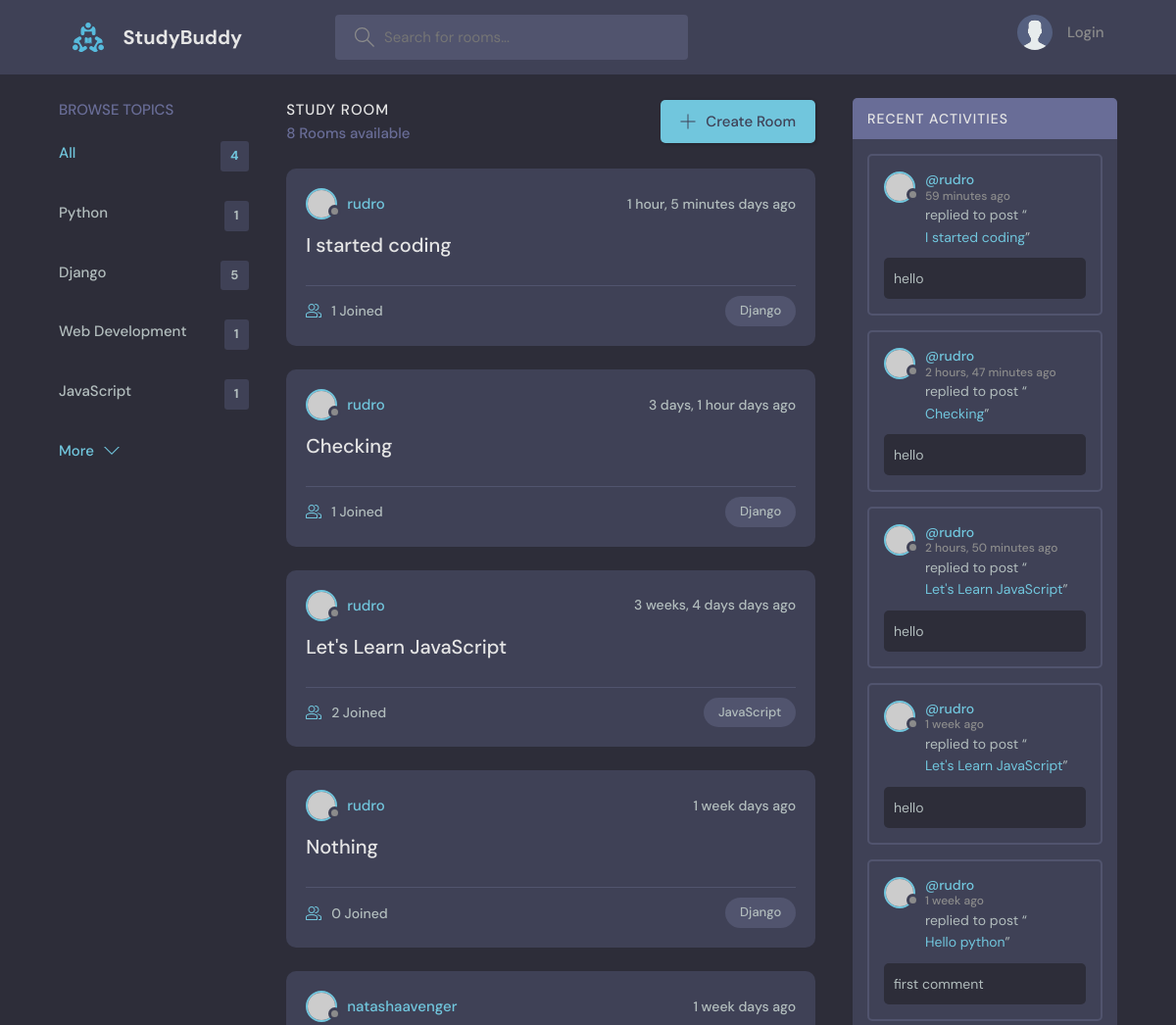
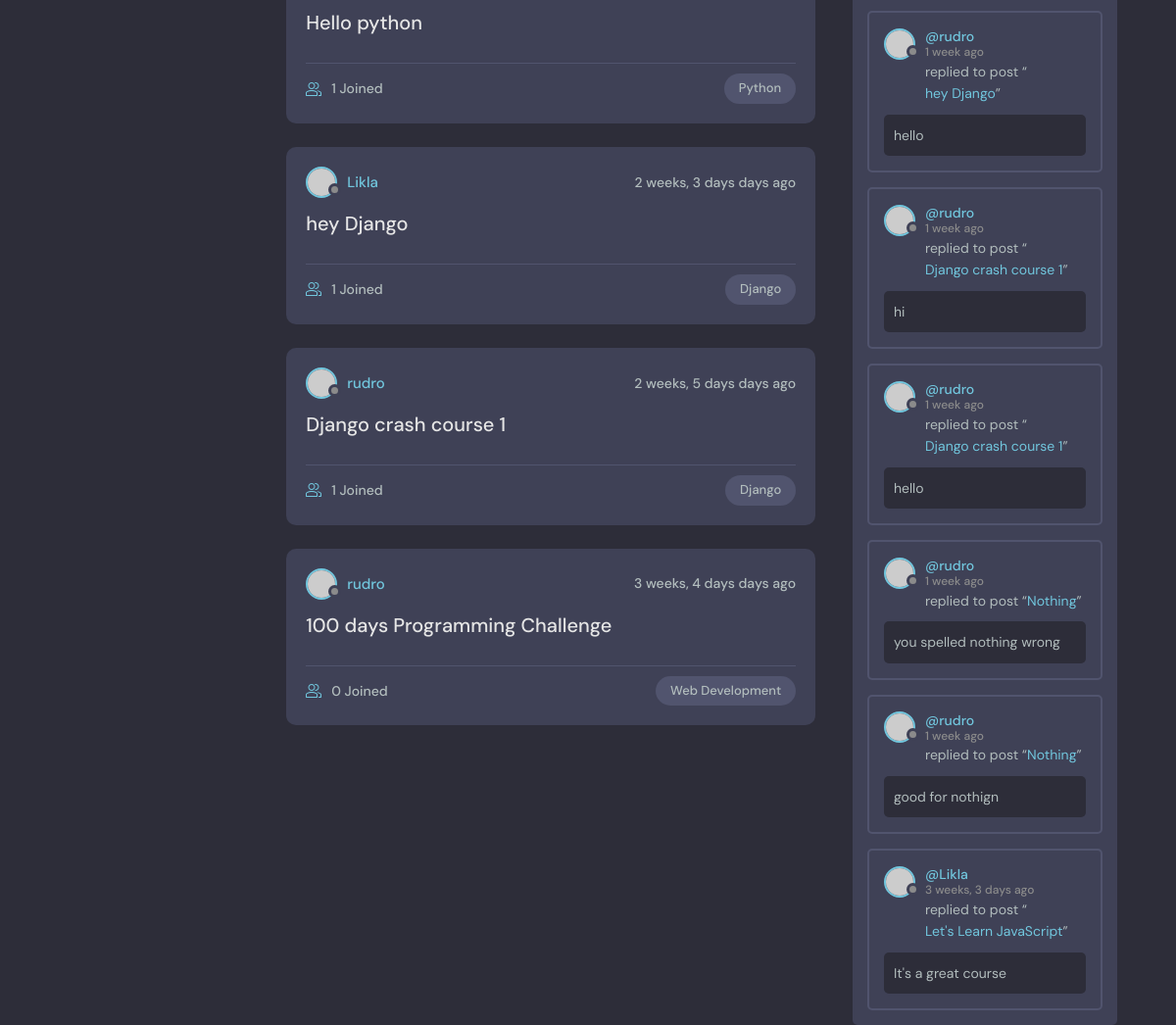
The page / on the database its author committed (2 pictures, top to bottom).
### base/models.py (models this page shows, shortened)
class Topic(models.Model):
    name = models.CharField(max_length=200)

class Room(models.Model):
    host = models.ForeignKey(User, on_delete=models.SET_NULL, null=True)
    topic = models.ForeignKey(Topic, on_delete=models.SET_NULL, null=True)
    name =models.CharField(max_length=200)
    description = models.TextField(null=True, blank=True)
    participants = models.ManyToManyField(User, related_name='participants', blank=True)
    updated = models.DateTimeField(auto_now=True)
    created = models.DateTimeField(auto_now_add=True)
    class Meta:
        ordering = ['-updated', '-created']
    def __str__(self):
        return self.name

class Message(models.Model):
    user = models.ForeignKey(User, on_delete=models.CASCADE)
    room = models.ForeignKey(Room, on_delete=models.CASCADE)
    body = models.TextField()
    updated = models.DateTimeField(auto_now=True)
    created = models.DateTimeField(auto_now_add=True)
    class Meta:
        ordering = ['-updated', '-created']

### base/views.py (the view)
# urls.py: path('', views.home, name='home'),
def home(request):
     q = request.GET.get('q') if request.GET.get('q') != None else ''
     room_messages = Message.objects.filter(Q(room__topic__name__icontains= q) |
                                           Q(body__icontains = q )
                                           )
     rooms = Room.objects.filter(Q(topic__name__icontains= q) |
                                  Q(name__icontains = q ) |
                                  Q(description__icontains = q )|
                                  Q(host__username__icontains=q)
                                  )
     topics = Topic.objects.all()
     room_count = rooms.count()
     context = {'rooms': rooms, 'topics': topics, 'room_count': room_count , 'room_messages': room_messages}
     return render(request, 'base/home.html', context)

### base/templates/base/home.html (shortened to what this page needs)
{% extends "main.html" %} {% block content %}
<main class="layout layout--3">
  <div class="container">
    {% include 'base/topics_component.html' %}
    <div class="roomList">
      <div class="roomList__header">
        <div>
          <h2>Study Room</h2>
          <p>{{room_count}} Rooms available</p>
        </div>
        <a class="btn btn--main" href="{% url 'create-room' %}">
          <svg
            version="1.1"
            xmlns="http://www.w3.org/2000/svg"
            width="32"
            height="32"
            viewBox="0 0 32 32"
          >
            <title>add</title>
            <path
              d="M16.943 0.943h-1.885v14.115h-14.115v1.885h14.115v14.115h1.885v-14.115h14.115v-1.885h-14.115v-14.115z"
            ></path>
          </svg>
          Create Room
        </a>
      </div>
      {%include 'base/feed_component.html'%}
    </div>
    {% include 'base/activity_component.html' %}
  </div>
</main>
{% endblock content %}

### base/templates/base/topics_component.html
<div class="topics">
  <div class="topics__header">
    <h2>Browse Topics</h2>
  </div>
  <ul class="topics__list">
    <li>
      <a href="/" class="active">All <span>{{topics.count}}</span></a>
    </li>
    {% for topic in topics %}
    <li>
      <a href="{% url 'home' %}?q={{topic.name}}"
        >{{ topic.name }} <span>{{ topic.room_set.all.count }}</span></a
      >
    </li>
    {% endfor %}
  </ul>
  <a class="btn btn--link" href="topics.html">
    More
    <svg
      version="1.1"
      xmlns="http://www.w3.org/2000/svg"
      width="32"
      height="32"
      viewBox="0 0 32 32"
    >
      <title>chevron-down</title>
      <path d="M16 21l-13-13h-3l16 16 16-16h-3l-13 13z"></path>
    </svg>
  </a>
</div>

### base/templates/base/feed_component.html (shortened to what this page needs)
{%for room in rooms%}
<div class="roomListRoom">
  <div class="roomListRoom__header">
    <a href="{%url 'user-profile' room.host.id%}" class="roomListRoom__author">
      <div class="avatar avatar--small">
        <img src="https://randomuser.me/api/portraits/women/11.jpg" />
      </div>
      <span>{{room.host.username}}</span>
    </a>
    <div class="roomListRoom__actions">
      <span>{{room.created|timesince}} days ago</span>
    </div>
  </div>
  <div class="roomListRoom__content">
    <a href="{%url 'room' room.id %}">{{room.name}}</a>
  </div>
  <div class="roomListRoom__meta">
    <a href="{%url 'room' room.id %} " class="roomListRoom__joined">
      {{room.participants.all.count}} Joined
    </a>
    <p class="roomListRoom__topic">{{room.topic.name}}</p>
  </div>
</div>
{%endfor%}

### base/templates/base/activity_component.html (shortened to what this page needs)
<div class="activities">
  <div class="activities__header">
    <h2>Recent Activities</h2>
  </div>
  {% for message in room_messages %}
  <div class="activities__box">
    <div class="activities__boxHeader roomListRoom__header">
      <a
        href="{%url 'user-profile' message.user.id%}"
        class="roomListRoom__author"
      >
        <div class="avatar avatar--small">
          <img src="https://randomuser.me/api/portraits/women/11.jpg" />
        </div>
        <p>
          @{{message.user}}
          <span>{{message.created|timesince}} ago</span>
        </p>
      </a>
    </div>
    <div class="activities__boxContent">
      <p>
        replied to post “<a href="{%url 'room' message.room.id%}"
          >{{message.room}}</a
        >”
      </p>
      <div class="activities__boxRoomContent">{{ message.body }}</div>
    </div>
  </div>
  {% endfor %}
</div>

### rows shown on the page
Topic: name "Python", room_set.all.count "1"
Topic: name "Django", room_set.all.count "5"
Topic: name "Web Development", room_set.all.count "1"
Topic: name "JavaScript", room_set.all.count "1"
Room: host.username "rudro", created "1 hour, 5 minutes", name "I started coding", participants.all.count "1", topic.name "Django"
Room: host.username "rudro", created "3 days, 1 hour", name "Checking", participants.all.count "1", topic.name "Django"
Room: host.username "rudro", created "3 weeks, 4 days", name "Let's Learn JavaScript", participants.all.count "2", topic.name "JavaScript"
Room: host.username "rudro", created "1 week", name "Nothing", participants.all.count "0", topic.name "Django"
Room: host.username "natashaavenger", created "1 week", name "Hello python", participants.all.count "1", topic.name "Python"
Room: host.username "Likla", created "2 weeks, 3 days", name "hey Django", participants.all.count "1", topic.name "Django"
Room: host.username "rudro", created "2 weeks, 5 days", name "Django crash course 1", participants.all.count "1", topic.name "Django"
Room: host.username "rudro", created "3 weeks, 4 days", name "100 days Programming Challenge", participants.all.count "0", topic.name "Web Development"
Message: user "rudro", created "59 minutes", room "I started coding", body "hello"
Message: user "rudro", created "2 hours, 47 minutes", room "Checking", body "hello"
Message: user "rudro", created "2 hours, 50 minutes", room "Let's Learn JavaScript", body "hello"
Message: user "rudro", created "1 week", room "Let's Learn JavaScript", body "hello"
Message: user "rudro", created "1 week", room "Hello python", body "first comment"
Message: user "rudro", created "1 week", room "hey Django", body "hello"
Message: user "rudro", created "1 week", room "Django crash course 1", body "hi"
Message: user "rudro", created "1 week", room "Django crash course 1", body "hello"
Message: user "rudro", created "1 week", room "Nothing", body "you spelled nothing wrong"
Message: user "rudro", created "1 week", room "Nothing", body "good for nothign"
Message: user "Likla", created "3 weeks, 3 days", room "Let's Learn JavaScript", body "It's a great course"

### other values the page prints
{{ topics.count }} "4"
{{ room_count }} "8"
